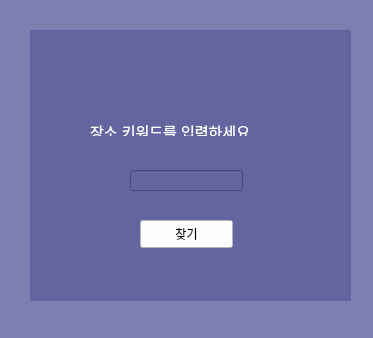
<?xml version="1.0" encoding="UTF-8"?>
<ui version="4.0">
 <class>FindMenu</class>
 <widget class="QWidget" name="FindMenu">
  <property name="geometry">
   <rect>
    <x>0</x>
    <y>0</y>
    <width>373</width>
    <height>338</height>
   </rect>
  </property>
  <property name="windowTitle">
   <string>Form</string>
  </property>
  <property name="styleSheet">
   <string notr="true">background-color: rgba(100, 100, 160, 150);
</string>
  </property>
  <widget class="QPushButton" name="Retrieve_name">
   <property name="geometry">
    <rect>
     <x>100</x>
     <y>30</y>
     <width>158</width>
     <height>41</height>
    </rect>
   </property>
   <property name="styleSheet">
    <string notr="true">background-color: rgb(255, 255, 255,150);
font: 57 11pt &quot;DX별과그대&quot;;
border-color: rgb(0, 0, 0);
border: 2px;</string>
   </property>
   <property name="text">
    <string>이름으로 찾기</string>
   </property>
  </widget>
  <widget class="QPushButton" name="Retrieve_event">
   <property name="geometry">
    <rect>
     <x>100</x>
     <y>80</y>
     <width>158</width>
     <height>41</height>
    </rect>
   </property>
   <property name="styleSheet">
    <string notr="true">background-color: rgb(255, 255, 255,150);
font: 57 11pt &quot;DX별과그대&quot;;
border-color: rgb(0, 0, 0);
border: 2px;</string>
   </property>
   <property name="text">
    <string>이벤트별로 찾기</string>
   </property>
  </widget>
  <widget class="QPushButton" name="Retrieve_people">
   <property name="geometry">
    <rect>
     <x>100</x>
     <y>130</y>
     <width>158</width>
     <height>41</height>
    </rect>
   </property>
   <property name="styleSheet">
    <string notr="true">background-color: rgb(255, 255, 255,150);
font: 57 11pt &quot;DX별과그대&quot;;
border-color: rgb(0, 0, 0);
border: 2px;</string>
   </property>
   <property name="text">
    <string>사람별로 찾기</string>
   </property>
  </widget>
  <widget class="QPushButton" name="Retrieve_place">
   <property name="geometry">
    <rect>
     <x>100</x>
     <y>180</y>
     <width>158</width>
     <height>41</height>
    </rect>
   </property>
   <property name="styleSheet">
    <string notr="true">background-color: rgb(255, 255, 255,150);
font: 57 11pt &quot;DX별과그대&quot;;
border-color: rgb(0, 0, 0);
border: 2px;</string>
   </property>
   <property name="text">
    <string>장소별로 찾기</string>
   </property>
  </widget>
  <widget class="QPushButton" name="Retrieve_keywords">
   <property name="geometry">
    <rect>
     <x>100</x>
     <y>230</y>
     <width>158</width>
     <height>41</height>
    </rect>
   </property>
   <property name="styleSheet">
    <string notr="true">background-color: rgb(255, 255, 255,150);
font: 57 11pt &quot;DX별과그대&quot;;
border-color: rgb(0, 0, 0);
border: 2px;</string>
   </property>
   <property name="text">
    <string>키워드로 찾기</string>
   </property>
  </widget>
  <widget class="QWidget" name="widget" native="true">
   <property name="geometry">
    <rect>
     <x>30</x>
     <y>30</y>
     <width>321</width>
     <height>271</height>
    </rect>
   </property>
   <property name="styleSheet">
    <string notr="true">background-color: rgba(100, 100, 160, 250);
</string>
   </property>
   <widget class="QLineEdit" name="lineEdit">
    <property name="geometry">
     <rect>
      <x>100</x>
      <y>140</y>
      <width>113</width>
      <height>21</height>
     </rect>
    </property>
   </widget>
   <widget class="QPushButton" name="pushButton">
    <property name="geometry">
     <rect>
      <x>110</x>
      <y>190</y>
      <width>93</width>
      <height>28</height>
     </rect>
    </property>
    <property name="styleSheet">
     <string notr="true">background-color: rgb(255, 255, 255,150);
font: 57 11pt &quot;DX별과그대&quot;;</string>
    </property>
    <property name="text">
     <string>찾기</string>
    </property>
   </widget>
   <widget class="QLabel" name="label">
    <property name="geometry">
     <rect>
      <x>50</x>
      <y>80</y>
      <width>221</width>
      <height>16</height>
     </rect>
    </property>
    <property name="styleSheet">
     <string notr="true">font: 57 9pt &quot;DX별과그대&quot;;</string>
    </property>
    <property name="text">
     <string>&lt;html&gt;&lt;head/&gt;&lt;body&gt;&lt;p&gt;&lt;span style=&quot; font-size:11pt; color:#ffffff;&quot;&gt;이벤트 키워드를 입력하세요&lt;/span&gt;&lt;/p&gt;&lt;/body&gt;&lt;/html&gt;</string>
    </property>
   </widget>
   <widget class="QWidget" name="widget_2" native="true">
    <property name="geometry">
     <rect>
      <x>0</x>
      <y>0</y>
      <width>321</width>
      <height>271</height>
     </rect>
    </property>
    <property name="styleSheet">
     <string notr="true">background-color: rgba(100, 100, 160, 255);
</string>
    </property>
    <widget class="QLineEdit" name="lineEdit_2">
     <property name="geometry">
      <rect>
       <x>100</x>
       <y>140</y>
       <width>113</width>
       <height>21</height>
      </rect>
     </property>
    </widget>
    <widget class="QPushButton" name="pushButton_2">
     <property name="geometry">
      <rect>
       <x>110</x>
       <y>190</y>
       <width>93</width>
       <height>28</height>
      </rect>
     </property>
     <property name="styleSheet">
      <string notr="true">background-color: rgb(255, 255, 255,150);
font: 57 11pt &quot;DX별과그대&quot;;</string>
     </property>
     <property name="text">
      <string>찾기</string>
     </property>
    </widget>
    <widget class="QLabel" name="label_2">
     <property name="geometry">
      <rect>
       <x>60</x>
       <y>80</y>
       <width>201</width>
       <height>16</height>
      </rect>
     </property>
     <property name="styleSheet">
      <string notr="true">font: 57 9pt &quot;DX별과그대&quot;;</string>
     </property>
     <property name="text">
      <string>&lt;html&gt;&lt;head/&gt;&lt;body&gt;&lt;p&gt;&lt;span style=&quot; font-size:11pt; color:#ffffff;&quot;&gt;사람  키워드를 입력하세요&lt;/span&gt;&lt;/p&gt;&lt;/body&gt;&lt;/html&gt;</string>
     </property>
    </widget>
    <widget class="QWidget" name="widget_3" native="true">
     <property name="geometry">
      <rect>
       <x>0</x>
       <y>0</y>
       <width>321</width>
       <height>271</height>
      </rect>
     </property>
     <property name="styleSheet">
      <string notr="true">background-color: rgba(100, 100, 160, 250);
</string>
     </property>
     <widget class="QLineEdit" name="lineEdit_3">
      <property name="geometry">
       <rect>
        <x>100</x>
        <y>140</y>
        <width>113</width>
        <height>21</height>
       </rect>
      </property>
     </widget>
     <widget class="QPushButton" name="pushButton_3">
      <property name="geometry">
       <rect>
        <x>110</x>
        <y>190</y>
        <width>93</width>
        <height>28</height>
       </rect>
      </property>
      <property name="styleSheet">
       <string notr="true">background-color: rgb(255, 255, 255,150);
font: 57 11pt &quot;DX별과그대&quot;;</string>
      </property>
      <property name="text">
       <string>찾기</string>
      </property>
     </widget>
     <widget class="QLabel" name="label_3">
      <property name="geometry">
       <rect>
        <x>60</x>
        <y>90</y>
        <width>201</width>
        <height>16</height>
       </rect>
      </property>
      <property name="styleSheet">
       <string notr="true">font: 57 9pt &quot;DX별과그대&quot;;</string>
      </property>
      <property name="text">
       <string>&lt;html&gt;&lt;head/&gt;&lt;body&gt;&lt;p&gt;&lt;span style=&quot; font-size:11pt; color:#ffffff;&quot;&gt;장소  키워드를 입력하세요&lt;/span&gt;&lt;/p&gt;&lt;/body&gt;&lt;/html&gt;</string>
      </property>
     </widget>
    </widget>
   </widget>
  </widget>
 </widget>
 <resources/>
 <connections>
  <connection>
   <sender>Retrieve_name</sender>
   <signal>clicked()</signal>
   <receiver>FindMenu</receiver>
   <slot>Find_contents()</slot>
   <hints>
    <hint type="sourcelabel">
     <x>161</x>
     <y>108</y>
    </hint>
    <hint type="destinationlabel">
     <x>258</x>
     <y>33</y>
    </hint>
   </hints>
  </connection>
  <connection>
   <sender>Retrieve_event</sender>
   <signal>clicked()</signal>
   <receiver>FindMenu</receiver>
   <slot>Find_Event()</slot>
   <hints>
    <hint type="sourcelabel">
     <x>277</x>
     <y>172</y>
    </hint>
    <hint type="destinationlabel">
     <x>375</x>
     <y>159</y>
    </hint>
   </hints>
  </connection>
  <connection>
   <sender>Retrieve_people</sender>
   <signal>clicked()</signal>
   <receiver>FindMenu</receiver>
   <slot>Find_People()</slot>
   <hints>
    <hint type="sourcelabel">
     <x>177</x>
     <y>216</y>
    </hint>
    <hint type="destinationlabel">
     <x>73</x>
     <y>195</y>
    </hint>
   </hints>
  </connection>
  <connection>
   <sender>Retrieve_place</sender>
   <signal>clicked()</signal>
   <receiver>FindMenu</receiver>
   <slot>Find_Place()</slot>
   <hints>
    <hint type="sourcelabel">
     <x>288</x>
     <y>260</y>
    </hint>
    <hint type="destinationlabel">
     <x>393</x>
     <y>256</y>
    </hint>
   </hints>
  </connection>
  <connection>
   <sender>Retrieve_keywords</sender>
   <signal>clicked()</signal>
   <receiver>FindMenu</receiver>
   <slot>Find_KeyWord()</slot>
   <hints>
    <hint type="sourcelabel">
     <x>277</x>
     <y>297</y>
    </hint>
    <hint type="destinationlabel">
     <x>350</x>
     <y>328</y>
    </hint>
   </hints>
  </connection>
  <connection>
   <sender>pushButton</sender>
   <signal>clicked()</signal>
   <receiver>FindMenu</receiver>
   <slot>find_Key()</slot>
   <hints>
    <hint type="sourcelabel">
     <x>205</x>
     <y>235</y>
    </hint>
    <hint type="destinationlabel">
     <x>437</x>
     <y>208</y>
    </hint>
   </hints>
  </connection>
  <connection>
   <sender>pushButton_2</sender>
   <signal>clicked()</signal>
   <receiver>widget_2</receiver>
   <slot>close()</slot>
   <hints>
    <hint type="sourcelabel">
     <x>589</x>
     <y>247</y>
    </hint>
    <hint type="destinationlabel">
     <x>705</x>
     <y>238</y>
    </hint>
   </hints>
  </connection>
  <connection>
   <sender>pushButton_3</sender>
   <signal>clicked()</signal>
   <receiver>widget_3</receiver>
   <slot>close()</slot>
   <hints>
    <hint type="sourcelabel">
     <x>213</x>
     <y>539</y>
    </hint>
    <hint type="destinationlabel">
     <x>340</x>
     <y>553</y>
    </hint>
   </hints>
  </connection>
 </connections>
 <slots>
  <slot>Find_contents()</slot>
  <slot>Find_Event()</slot>
  <slot>Find_People()</slot>
  <slot>Find_Place()</slot>
  <slot>Find_KeyWord()</slot>
  <slot>set_name()</slot>
  <slot>find_Key()</slot>
 </slots>
</ui>
